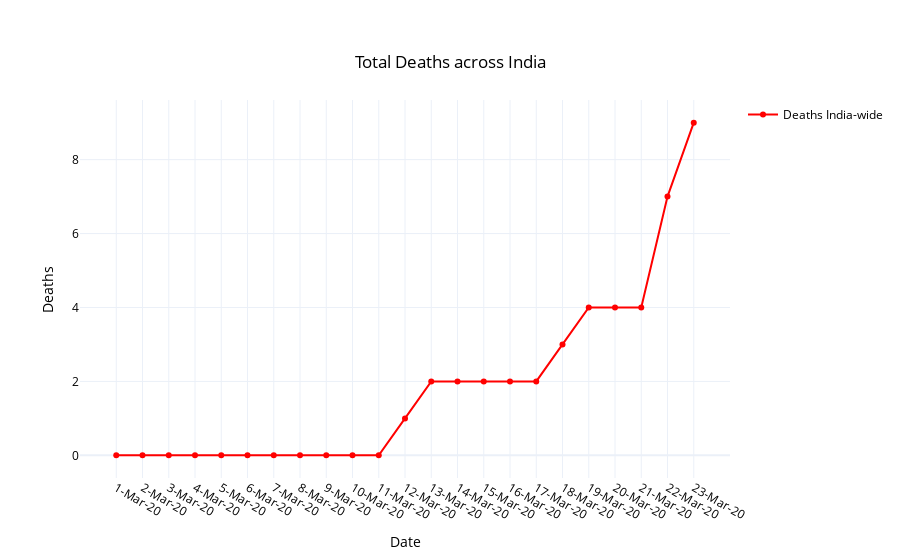

Notebook code cell kept with this figure:
### Code cell
fig = go.Figure(data=go.Scatter(x=df2['DATE'], y=df2['DEATHS'], name='Deaths India-wide', 
                                mode='lines+markers', line_color='red'))
fig.update_layout(
    showlegend=True,
    title= {
        'text': 'Total Deaths across India',
        'y':0.9,
        'x':0.5,
        'xanchor': 'center',
        'yanchor': 'top'
    },
    
    xaxis_title="Date",
    template='plotly_white',
    yaxis_title="Deaths",
    font=dict(
        color="black"
    )
)
fig.show()

### Figure 1 — Plotly figure (JSON) as saved in the notebook; plotly's stock layout.template omitted (floating-point values rounded to 4 significant figures)
{"data": [{"line": {"color": "red"}, "mode": "lines+markers", "name": "Deaths India-wide", "type": "scatter", "x": ["1-Mar-20", "2-Mar-20", "3-Mar-20", "4-Mar-20", "5-Mar-20", "6-Mar-20", "7-Mar-20", "8-Mar-20", "9-Mar-20", "10-Mar-20", "11-Mar-20", "12-Mar-20", "13-Mar-20", "14-Mar-20", "15-Mar-20", "16-Mar-20", "17-Mar-20", "18-Mar-20", "19-Mar-20", "20-Mar-20", "21-Mar-20", "22-Mar-20", "23-Mar-20"], "y": [0, 0, 0, 0, 0, 0, 0, 0, 0, 0, 0, 1, 2, 2, 2, 2, 2, 3, 4, 4, 4, 7, 9]}], "layout": {"font": {"color": "black"}, "showlegend": true, "title": {"text": "Total Deaths across India", "x": 0.5, "xanchor": "center", "y": 0.9, "yanchor": "top"}, "xaxis": {"title": {"text": "Date"}}, "yaxis": {"title": {"text": "Deaths"}}}}
